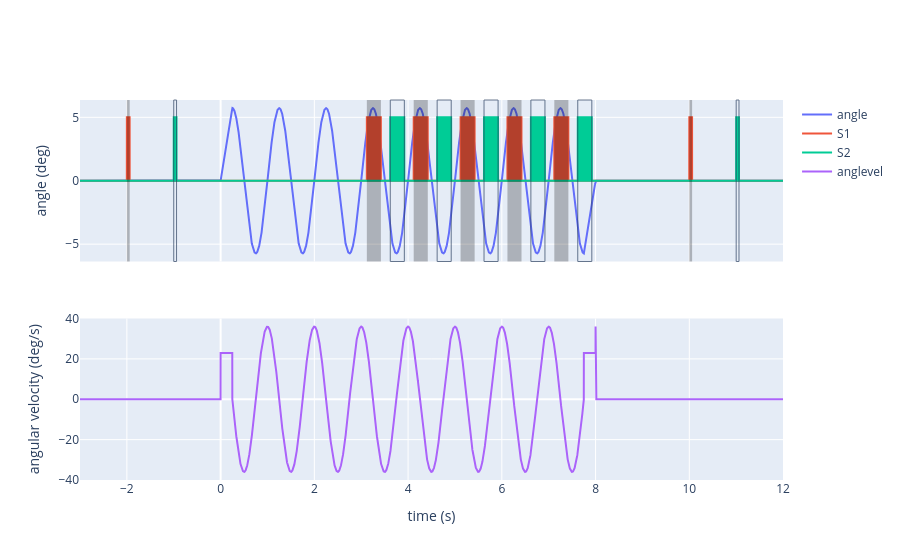

Here is the notebook cell this chart was saved with:
### Markdown cell above
and plot them:

### Code cell
fig = make_subplots(rows = 2, cols = 1,
                   shared_xaxes=True)
fig.add_trace(
    go.Scatter(x = t, y = angle, mode="lines", name="angle"),
    row=1, col=1)
fig.add_trace(
    go.Scatter(x = t, y = S1actcmd, mode="lines", name="S1"),
    row=1, col=1)
fig.add_trace(
    go.Scatter(x = t, y = S2actcmd, mode="lines", name="S2"),
    row=1, col=1)

for onoff in Lonoff:
    fig.add_vrect(x0 = onoff[0], x1=onoff[1], fillcolor="black", opacity=0.25, line_width=0,
                      row=1, col=1)

for onoff in Ronoff:
    fig.add_vrect(x0 = onoff[0], x1=onoff[1], opacity=0.7, line_width=1,
                      row=1, col=1)

fig.update_yaxes(title_text = "angle (deg)", row=1)
fig.add_trace(
    go.Scatter(x = t, y = anglevel, mode="lines", name="anglevel"),
    row=2, col=1)

fig.update_yaxes(title_text = "angular velocity (deg/s)", row=2)
fig.update_xaxes(title_text = "time (s)", row=2)

### Figure 1 — Plotly figure (JSON) as saved in the notebook; plotly's stock layout.template omitted (floating-point values rounded to 4 significant figures; data arrays with more than 128 entries replaced by an {"elided": "..."} marker saying what was removed)
{"data": [{"mode": "lines", "name": "angle", "type": "scatter", "x": {"elided": "15000 float values"}, "xaxis": "x", "y": {"elided": "15000 float values"}, "yaxis": "y"}, {"mode": "lines", "name": "S1", "type": "scatter", "x": {"elided": "15000 float values"}, "xaxis": "x", "y": {"elided": "15000 int values"}, "yaxis": "y"}, {"mode": "lines", "name": "S2", "type": "scatter", "x": {"elided": "15000 float values"}, "xaxis": "x", "y": {"elided": "15000 int values"}, "yaxis": "y"}, {"mode": "lines", "name": "anglevel", "type": "scatter", "x": {"elided": "15000 float values"}, "xaxis": "x2", "y": {"elided": "15000 float values"}, "yaxis": "y2"}], "layout": {"shapes": [{"fillcolor": "black", "line": {"width": 0}, "opacity": 0.25, "type": "rect", "x0": 3.12, "x1": 3.42, "xref": "x", "y0": 0, "y1": 1, "yref": "y domain"}, {"fillcolor": "black", "line": {"width": 0}, "opacity": 0.25, "type": "rect", "x0": 4.12, "x1": 4.42, "xref": "x", "y0": 0, "y1": 1, "yref": "y domain"}, {"fillcolor": "black", "line": {"width": 0}, "opacity": 0.25, "type": "rect", "x0": 5.12, "x1": 5.42, "xref": "x", "y0": 0, "y1": 1, "yref": "y domain"}, {"fillcolor": "black", "line": {"width": 0}, "opacity": 0.25, "type": "rect", "x0": 6.12, "x1": 6.42, "xref": "x", "y0": 0, "y1": 1, "yref": "y domain"}, {"fillcolor": "black", "line": {"width": 0}, "opacity": 0.25, "type": "rect", "x0": 7.12, "x1": 7.42, "xref": "x", "y0": 0, "y1": 1, "yref": "y domain"}, {"fillcolor": "black", "line": {"width": 0}, "opacity": 0.25, "type": "rect", "x0": -2, "x1": -1.94, "xref": "x", "y0": 0, "y1": 1, "yref": "y domain"}, {"fillcolor": "black", "line": {"width": 0}, "opacity": 0.25, "type": "rect", "x0": 10, "x1": 10.06, "xref": "x", "y0": 0, "y1": 1, "yref": "y domain"}, {"line": {"width": 1}, "opacity": 0.7, "type": "rect", "x0": 3.62, "x1": 3.92, "xref": "x", "y0": 0, "y1": 1, "yref": "y domain"}, {"line": {"width": 1}, "opacity": 0.7, "type": "rect", "x0": 4.62, "x1": 4.92, "xref": "x", "y0": 0, "y1": 1, "yref": "y domain"}, {"line": {"width": 1}, "opacity": 0.7, "type": "rect", "x0": 5.62, "x1": 5.92, "xref": "x", "y0": 0, "y1": 1, "yref": "y domain"}, {"line": {"width": 1}, "opacity": 0.7, "type": "rect", "x0": 6.62, "x1": 6.92, "xref": "x", "y0": 0, "y1": 1, "yref": "y domain"}, {"line": {"width": 1}, "opacity": 0.7, "type": "rect", "x0": 7.62, "x1": 7.92, "xref": "x", "y0": 0, "y1": 1, "yref": "y domain"}, {"line": {"width": 1}, "opacity": 0.7, "type": "rect", "x0": -1, "x1": -0.94, "xref": "x", "y0": 0, "y1": 1, "yref": "y domain"}, {"line": {"width": 1}, "opacity": 0.7, "type": "rect", "x0": 11, "x1": 11.06, "xref": "x", "y0": 0, "y1": 1, "yref": "y domain"}], "xaxis": {"anchor": "y", "domain": [0, 1], "matches": "x2", "showticklabels": false}, "xaxis2": {"anchor": "y2", "domain": [0, 1], "title": {"text": "time (s)"}}, "yaxis": {"anchor": "x", "domain": [0.575, 1], "title": {"text": "angle (deg)"}}, "yaxis2": {"anchor": "x2", "domain": [0, 0.425], "title": {"text": "angular velocity (deg/s)"}}}}
